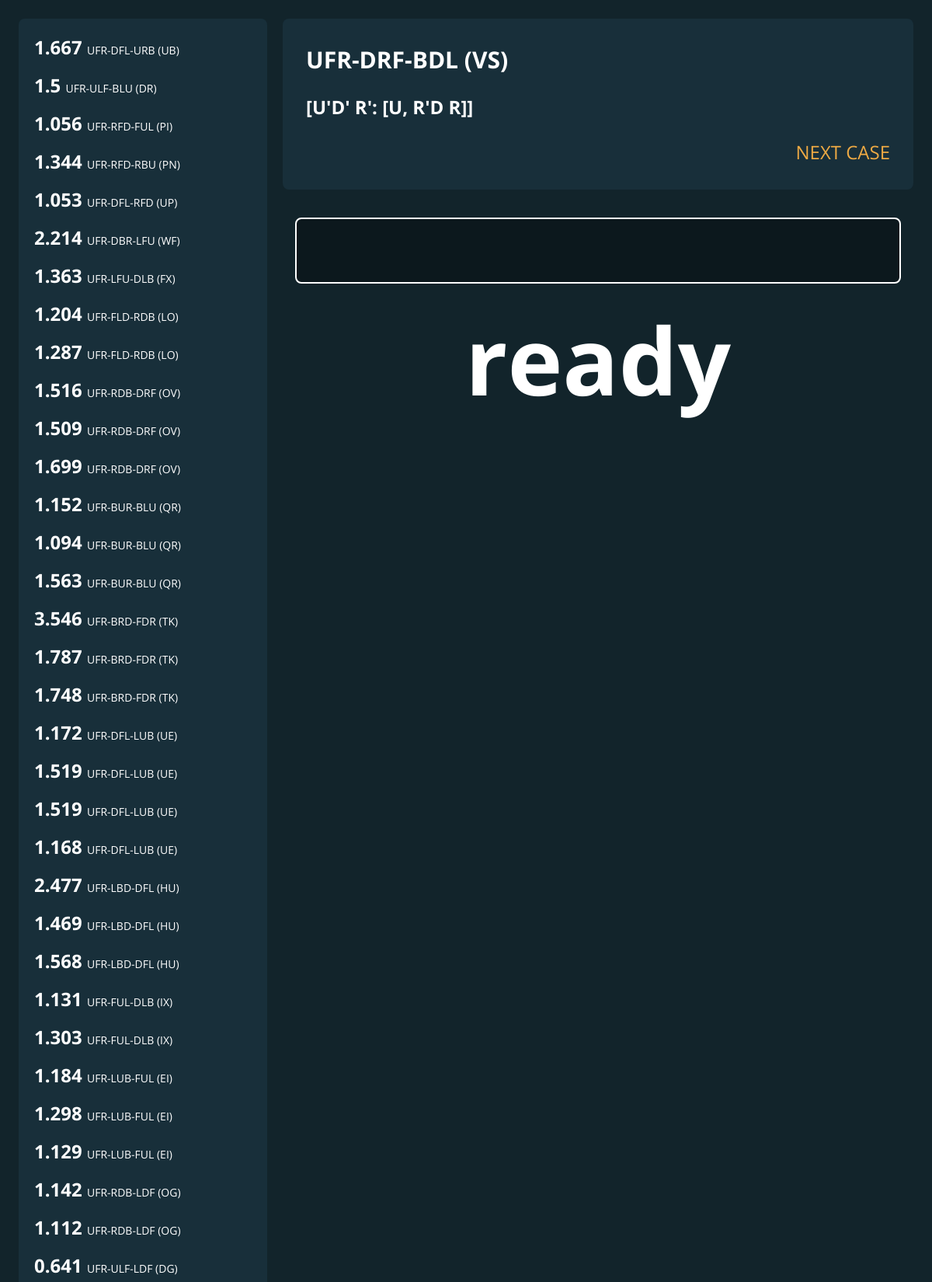
The page /corners/304 (upper part) on the database its author committed.
### tables this page shows
CREATE TABLE Times (
    id    INTEGER NOT NULL PRIMARY KEY AUTOINCREMENT UNIQUE,
    time  NUMERIC NOT NULL,
    date  INTEGER,
    case_id   INTEGER NOT NULL
);

CREATE TABLE Cases (
    id  INTEGER NOT NULL PRIMARY KEY AUTOINCREMENT UNIQUE,
    type    INTEGER NOT NULL,
    buffer  INTEGER NOT NULL,
    target1 INTEGER NOT NULL,
    target2 INTEGER NOT NULL,
    alg TEXT NOT NULL
);

### app.py (the view)
@app.route("/corners/<case_id>")
def corners_id(case_id):
    case = db.case_for_id(case_id)
    case_name = f"UFR-{case[1]}-{case[2]} ({case[3]}{case[4]})"
    return render_template("main.html", name=case_name, alg=case[5], case_id=case[0], history=db.history())

### database.py (called while the page is built)
def query(f):
    def full(args=None):
        db = sqlite3.connect("comms.db")
        if args:
            result = f(db.cursor(), args)
        else:
            result = f(db.cursor())
        db.commit()
        db.close()
        return result
    return full

@query
def case_for_id(c, case_id):
    c.execute(f"{join_cases} WHERE Cases.id = ?", (case_id,))
    return c.fetchone()

@query
def history(c):
    class Time:
        def __init__(self, data):
            self.time, self.date = data[:2]
            self.case = f"UFR-{data[2]}-{data[3]} ({data[4]}{data[5]})"
    c.execute(join_times)
    return [Time(x) for x in c.fetchall()]

### templates/main.html (shortened to what this page needs)
<!DOCTYPE html>
<html lang="en">
<head>
    <link rel="stylesheet" href="{{ url_for('static', filename='main.css') }}">
</head>
<body class="elev1">
    <div id="main" class="elev1">
        <div id="history-container" class="elev2">
            <div id="history">
                {% for item in history %}
                <div class="history">
                    <h3 class="history">{{ item.time }}</h3>
                    <p class="history">{{ item.case }}</p>
                </div>
                {% endfor %}
            </div>
        </div>
        <div id="case" class="elev2">
            <h2 id="case-name">{{ name }}</h2>
            <h3 id="case-alg">{{ alg }}</h3>
            <a href="{{ url_for('corners') }}" id="next">NEXT CASE</a>
        </div>
        <div id="time-input" class="elev1">
            <form id="time-form" action="/submit" method="POST">
                <input type="text" id="time-entry" name="time" class="elev0" value="">
            </form>
            <h1 id="time-display">loading</h1>
        </div>
    </div>
</body>
</html>

### static/main.css (style rules this page uses)
* { color: #FFFFFF; overflow: auto; box-sizing: border-box; margin: 0; padding: 0; text-decoration: none; font-size: 24px; }
.elev0 { background-color: #0C181D; }
.elev1 { background-color: #12242B; }
.elev2 { background-color: #182f3A; border-radius: 8px; }
h1 { text-align: center; font-size: 120px; }
h2 { font-size: 30px; padding: 10px; }
h3 { padding: 10px; }
p { font-size: 14px; }
a { color: var(--accent1); align-self: flex-end; padding: 10px; }
body { --accent1: #EA4; margin: 0; }
#main { display: grid; grid-template-columns: 320px auto; grid-template-rows: 220px auto; gap: 20px; position: fixed; width: 100%; height: 100%; margin: 0px; padding: 24px; }
#history-container { grid-area: 1 / 1 / span 2 / span 1; padding: 16px; }
#case { grid-column: 2 / 3; grid-row: 1 / 2; display: flex; flex-direction: column; justify-content: space-around; padding: 20px; }
#time-input { grid-column: 2 / 3; grid-row: 2 / 3; }
form { display: flex; }
input { flex-grow: 1; margin: 16px; border: 2px solid #FFFFFF; border-radius: 8px; padding: 20px; font-size: 30px; }
#history { display: inline-block; height: max-content; }
.history { display: inline; padding: 0; }
div.history { display: inline-block; height: 42px; padding: 4px; }

### templates/main.html (style rules this page uses)
* { font-family: 'Open Sans', sans-serif; }

### rows shown on the page
Times: time "1.667", case "UFR-DFL-URB (UB)"
Times: time "1.5", case "UFR-ULF-BLU (DR)"
Times: time "1.056", case "UFR-RFD-FUL (PI)"
Times: time "1.344", case "UFR-RFD-RBU (PN)"
Times: time "1.053", case "UFR-DFL-RFD (UP)"
Times: time "2.214", case "UFR-DBR-LFU (WF)"
Times: time "1.363", case "UFR-LFU-DLB (FX)"
Times: time "1.204", case "UFR-FLD-RDB (LO)"
Times: time "1.287", case "UFR-FLD-RDB (LO)"
Times: time "1.516", case "UFR-RDB-DRF (OV)"
Times: time "1.509", case "UFR-RDB-DRF (OV)"
Times: time "1.699", case "UFR-RDB-DRF (OV)"
Times: time "1.152", case "UFR-BUR-BLU (QR)"
Times: time "1.094", case "UFR-BUR-BLU (QR)"
Times: time "1.563", case "UFR-BUR-BLU (QR)"
Times: time "3.546", case "UFR-BRD-FDR (TK)"
Times: time "1.787", case "UFR-BRD-FDR (TK)"
Times: time "1.748", case "UFR-BRD-FDR (TK)"
Times: time "1.172", case "UFR-DFL-LUB (UE)"
Times: time "1.519", case "UFR-DFL-LUB (UE)"
Times: time "1.519", case "UFR-DFL-LUB (UE)"
Times: time "1.168", case "UFR-DFL-LUB (UE)"
Times: time "2.477", case "UFR-LBD-DFL (HU)"
Times: time "1.469", case "UFR-LBD-DFL (HU)"
Times: time "1.568", case "UFR-LBD-DFL (HU)"
Times: time "1.131", case "UFR-FUL-DLB (IX)"
Times: time "1.303", case "UFR-FUL-DLB (IX)"
Times: time "1.184", case "UFR-LUB-FUL (EI)"
Times: time "1.298", case "UFR-LUB-FUL (EI)"
Times: time "1.129", case "UFR-LUB-FUL (EI)"
Times: time "1.142", case "UFR-RDB-LDF (OG)"
Times: time "1.112", case "UFR-RDB-LDF (OG)"
Times: time "0.641", case "UFR-ULF-LDF (DG)"
Cases: alg "[U'D' R': [U, R'D R]]"

### other values the page prints
{{ name }} "UFR-DRF-BDL (VS)"
